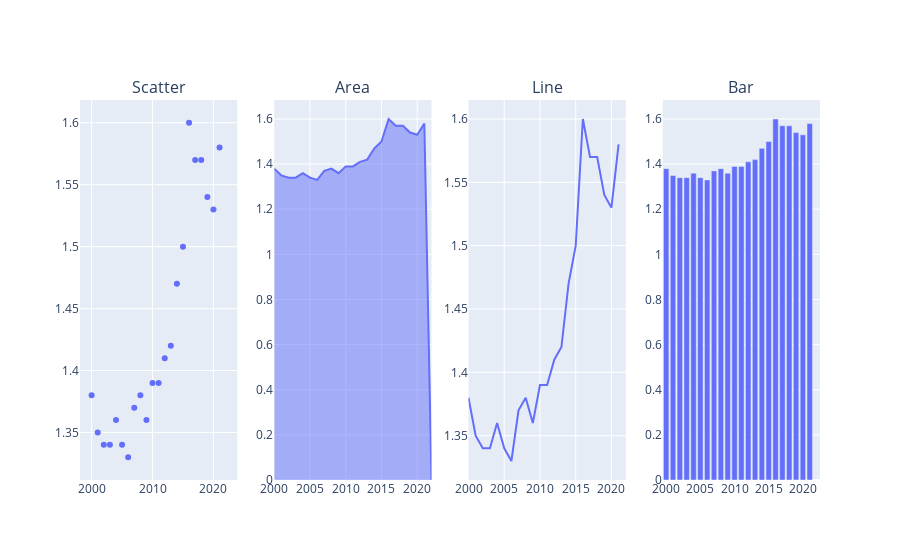

Notebook cell for this chart:
### Markdown cell above
Here we arrange the figures in a 1x4 grid using the `make_subplots` function, to compare them side by side:

### Code cell
from plotly.subplots import make_subplots
fig = make_subplots(rows=1, cols=4, subplot_titles=['Scatter', 'Area', 'Line','Bar'])
fig.add_trace(fig1.data[0], row=1, col=1)
fig.add_trace(fig2.data[0], row=1, col=2)
fig.add_trace(fig3.data[0], row=1, col=3)
fig.add_trace(fig4.data[0], row=1, col=4)
fig.show()

### Figure 1 — Plotly figure (JSON) as saved in the notebook; plotly's stock layout.template omitted (floating-point values rounded to 4 significant figures)
{"data": [{"hovertemplate": "year=%{x}<br>fertility=%{y}<extra></extra>", "legendgroup": "", "marker": {"color": "#636efa", "symbol": "circle"}, "mode": "markers", "name": "", "orientation": "v", "showlegend": false, "type": "scatter", "x": [2000, 2001, 2002, 2003, 2004, 2005, 2006, 2007, 2008, 2009, 2010, 2011, 2012, 2013, 2014, 2015, 2016, 2017, 2018, 2019, 2020, 2021, 2022], "xaxis": "x", "y": [1.38, 1.35, 1.34, 1.34, 1.36, 1.34, 1.33, 1.37, 1.38, 1.36, 1.39, 1.39, 1.41, 1.42, 1.47, 1.5, 1.6, 1.57, 1.57, 1.54, 1.53, 1.58, null], "yaxis": "y"}, {"fillpattern": {"shape": ""}, "hovertemplate": "year=%{x}<br>fertility=%{y}<extra></extra>", "legendgroup": "", "line": {"color": "#636efa"}, "marker": {"symbol": "circle"}, "mode": "lines", "name": "", "orientation": "v", "showlegend": false, "stackgroup": "1", "type": "scatter", "x": [2000, 2001, 2002, 2003, 2004, 2005, 2006, 2007, 2008, 2009, 2010, 2011, 2012, 2013, 2014, 2015, 2016, 2017, 2018, 2019, 2020, 2021, 2022], "xaxis": "x2", "y": [1.38, 1.35, 1.34, 1.34, 1.36, 1.34, 1.33, 1.37, 1.38, 1.36, 1.39, 1.39, 1.41, 1.42, 1.47, 1.5, 1.6, 1.57, 1.57, 1.54, 1.53, 1.58, null], "yaxis": "y2"}, {"hovertemplate": "year=%{x}<br>fertility=%{y}<extra></extra>", "legendgroup": "", "line": {"color": "#636efa", "dash": "solid"}, "marker": {"symbol": "circle"}, "mode": "lines", "name": "", "orientation": "v", "showlegend": false, "type": "scatter", "x": [2000, 2001, 2002, 2003, 2004, 2005, 2006, 2007, 2008, 2009, 2010, 2011, 2012, 2013, 2014, 2015, 2016, 2017, 2018, 2019, 2020, 2021, 2022], "xaxis": "x3", "y": [1.38, 1.35, 1.34, 1.34, 1.36, 1.34, 1.33, 1.37, 1.38, 1.36, 1.39, 1.39, 1.41, 1.42, 1.47, 1.5, 1.6, 1.57, 1.57, 1.54, 1.53, 1.58, null], "yaxis": "y3"}, {"alignmentgroup": "True", "hovertemplate": "year=%{x}<br>fertility=%{y}<extra></extra>", "legendgroup": "", "marker": {"color": "#636efa", "pattern": {"shape": ""}}, "name": "", "offsetgroup": "", "orientation": "v", "showlegend": false, "textposition": "auto", "type": "bar", "x": [2000, 2001, 2002, 2003, 2004, 2005, 2006, 2007, 2008, 2009, 2010, 2011, 2012, 2013, 2014, 2015, 2016, 2017, 2018, 2019, 2020, 2021, 2022], "xaxis": "x4", "y": [1.38, 1.35, 1.34, 1.34, 1.36, 1.34, 1.33, 1.37, 1.38, 1.36, 1.39, 1.39, 1.41, 1.42, 1.47, 1.5, 1.6, 1.57, 1.57, 1.54, 1.53, 1.58, null], "yaxis": "y4"}], "layout": {"annotations": [{"font": {"size": 16}, "showarrow": false, "text": "Scatter", "x": 0.1062, "xanchor": "center", "xref": "paper", "y": 1, "yanchor": "bottom", "yref": "paper"}, {"font": {"size": 16}, "showarrow": false, "text": "Area", "x": 0.3688, "xanchor": "center", "xref": "paper", "y": 1, "yanchor": "bottom", "yref": "paper"}, {"font": {"size": 16}, "showarrow": false, "text": "Line", "x": 0.6313, "xanchor": "center", "xref": "paper", "y": 1, "yanchor": "bottom", "yref": "paper"}, {"font": {"size": 16}, "showarrow": false, "text": "Bar", "x": 0.8938, "xanchor": "center", "xref": "paper", "y": 1, "yanchor": "bottom", "yref": "paper"}], "xaxis": {"anchor": "y", "domain": [0, 0.2125]}, "xaxis2": {"anchor": "y2", "domain": [0.2625, 0.475]}, "xaxis3": {"anchor": "y3", "domain": [0.525, 0.7375]}, "xaxis4": {"anchor": "y4", "domain": [0.7875, 1]}, "yaxis": {"anchor": "x", "domain": [0, 1]}, "yaxis2": {"anchor": "x2", "domain": [0, 1]}, "yaxis3": {"anchor": "x3", "domain": [0, 1]}, "yaxis4": {"anchor": "x4", "domain": [0, 1]}}}
